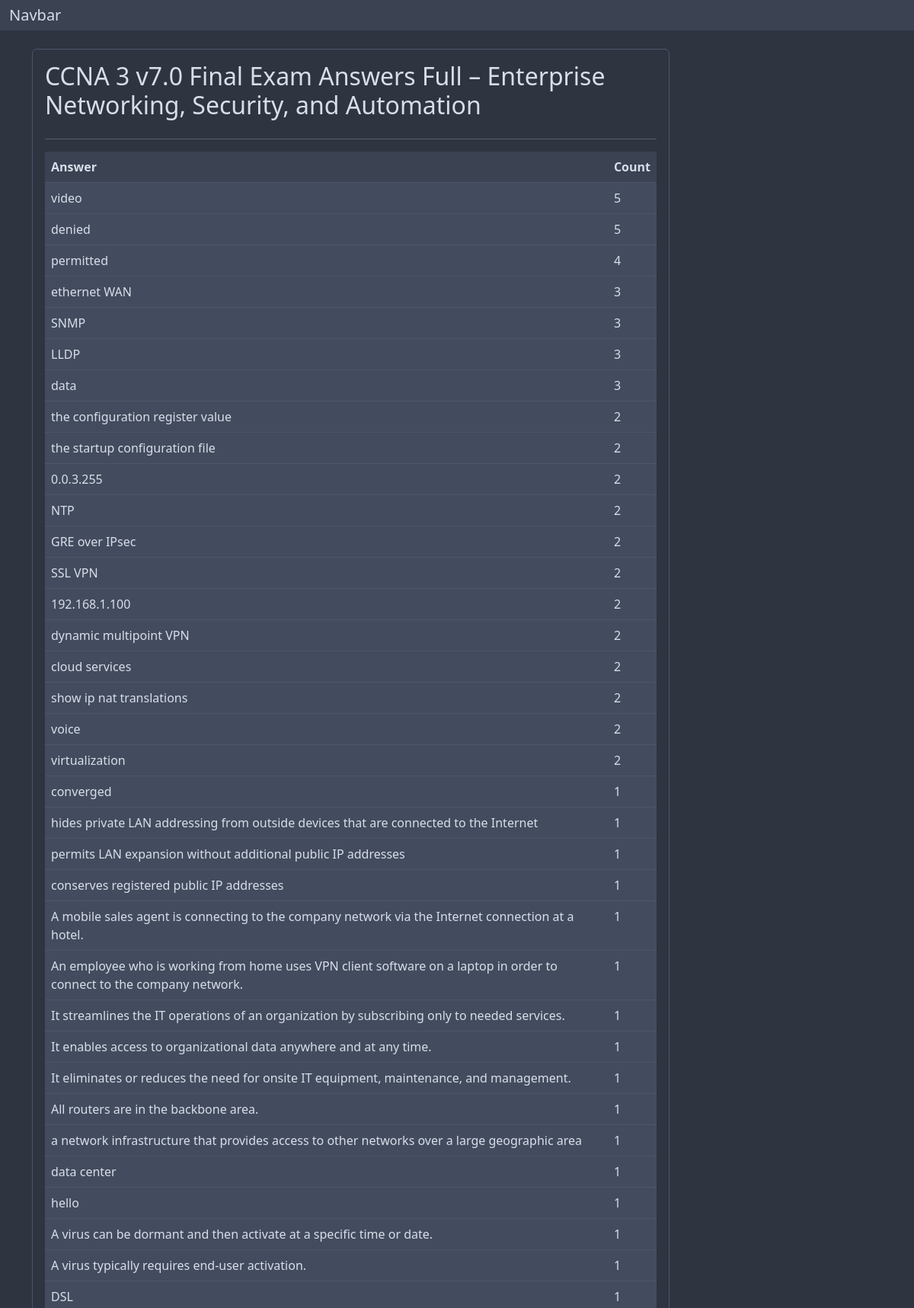
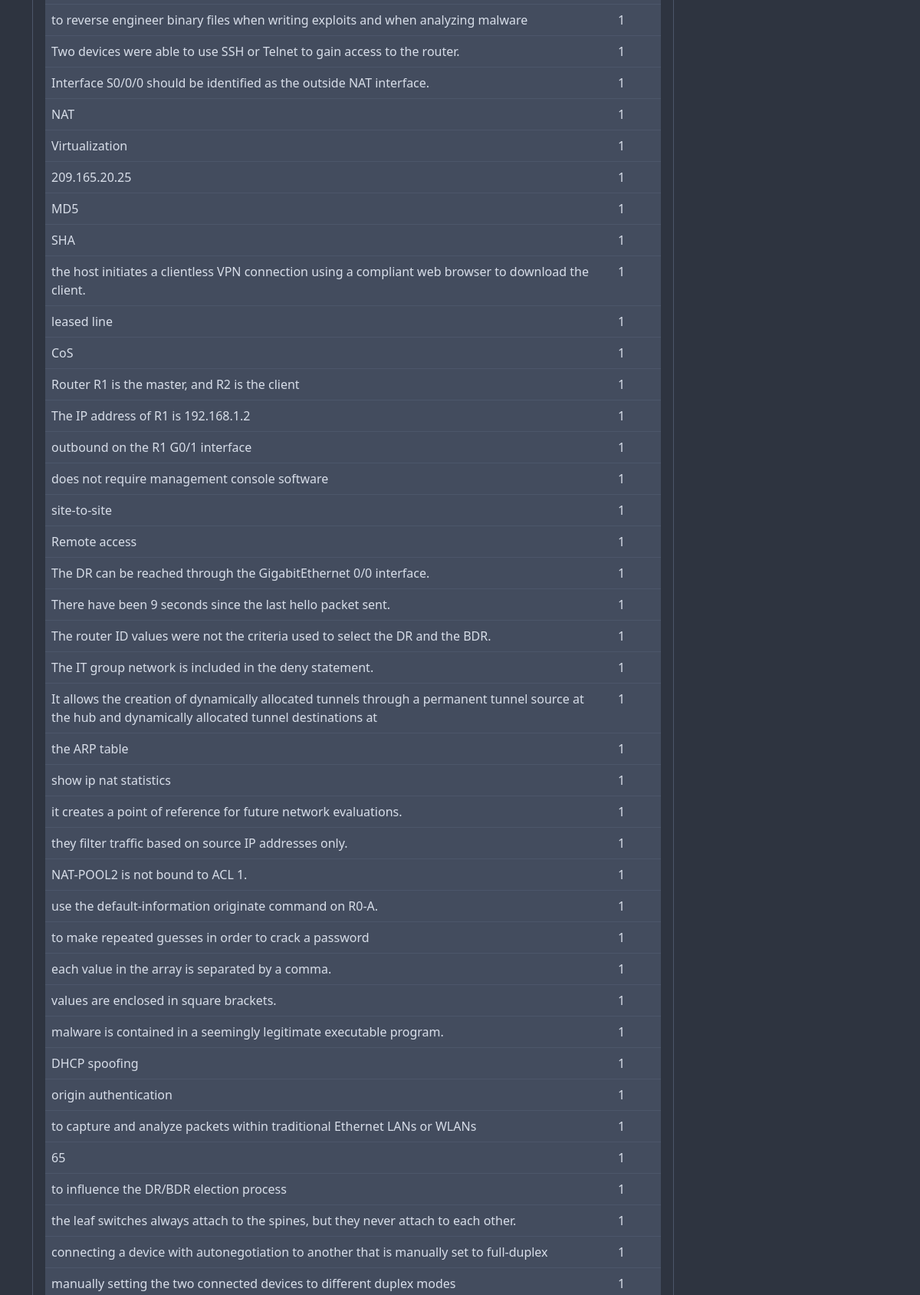
The app's page /test-stats/1 (upper part) with its own data (2 pictures, top to bottom).
### main/models.py (models this page shows, shortened)
class Test(models.Model):
    title = models.CharField(max_length=500)
    created_at = models.DateTimeField(default=timezone.now)
    questions = models.ManyToManyField('Question', blank=True)

class Answer(models.Model):
    question = models.ForeignKey('Question', on_delete=models.CASCADE, related_name='answer_question')
    answer = models.CharField(max_length=500)

### main/views.py (the view)
# urls.py: path('test-stats/<int:test_id>', TestStatsView.as_view(), name='test-stats'),
class TestStatsView(View):
    def get(self, request, test_id: int):
        test = get_object_or_404(Test, pk=test_id)
        test_questions = test.questions.all().values_list('pk', flat=True)
        correct_answer_pks_unformatted = [list(question.correct_answers.all().values_list('pk', flat=True)) for question in test.questions.all()]
        correct_answer_pks = []
        for pk_list in correct_answer_pks_unformatted:
            for pk in pk_list:
                correct_answer_pks.append(pk)
        test_answers = Answer.objects.filter(pk__in=correct_answer_pks).values_list('answer', flat=True)
        counts = dict(Counter(test_answers))
        result = dict(sorted(counts.items(), key=lambda item: item[1], reverse=True))
        return render(request, 'stats_table.html', context={'test_title': test.title, 'counts': result})

### main/templates/stats_table.html (shortened to what this page needs)
{% extends 'base.html' %}
{% block content %}
<div class="container">
    <div class="col-lg-9 card card-body">
        <h2 class="card-title">{{ test_title }}</h2>
        <hr>
        <table class="table stats-table">
            <thead class="thead">
                <th>Answer</th>
                <th>Count</th>
            </thead>
            <tbody class="table">
                {% for key, value in counts.items %}
                <tr>
                    <td>{{ key }}</td>
                    <td>{{ value }}</td>
                </tr>
                {% endfor %}
            </tbody>
        </table>
    </div>
</div>
{% endblock content %}

### main/static/css/style.css (style rules this page uses)
body { --light-background-1: #2E3440; --light-background-2: #3B4252; --light-background-3: #434C5E; --light-background-4: #4C566A; --dark-background-1: #D8DEE9; --dark-background-2: #E5E9F0; --dark-background-3: #ECEFF4; --dark-background-4: #EFF0F3; --frost-1: #8FBCBB; --frost-2: #88C0D0; --frost-3: #81A1C1; --frost-4: #5E81AC; --green-1: #8DA577; --green-2: #A3BE8C; --red-1: #BF616A; --red-2: #9C5159; --orange-1: #D08770; --orange-2: #B67562; --yellow-1: #EBCB8B; --yellow-2: #D1B479; --pink: #B48EAD; }
body.dark { --dark-background-1: #2E3440; --dark-background-2: #3B4252; --dark-background-3: #434C5E; --dark-background-4: #4C566A; --light-background-1: #D8DEE9; --light-background-2: #E5E9F0; --light-background-3: #ECEFF4; --light-background-4: #EFF0F3; --frost-1: #8FBCBB; --frost-2: #88C0D0; --frost-3: #81A1C1; --frost-4: #5E81AC; --green-1: #8DA577; --green-2: #A3BE8C; --red-1: #BF616A; --red-2: #9C5159; --orange-1: #D08770; --orange-2: #B67562; --yellow-1: #EBCB8B; --yellow-2: #D1B479; --pink: #B48EAD; }
html, body { background-color: var(--dark-background-1) !important; color: var(--light-background-1) !important; }
hr { background-color: var(--dark-background-3); }
.card, .card div, .card .card-title, .card .section-heading, .card fieldset { background-color: var(--dark-background-2); }
.table thead tr th { background-color: var(--dark-background-2); border-color: var(--dark-background-4); }
.table tbody th, .table tbody td { background-color: var(--dark-background-3); border-color: var(--dark-background-4); }
html { background-color: var(--dark-background-1) !important; }
.card { border-color: var(--dark-background-4) !important; margin: 1.5em 0; background-color: var(--dark-background-1) !important; }

### main/templates/stats_table.html (style rules this page uses)
.stats-table td, th { color: var(--light-background-1) !important; }
h2.card-title { background-color: transparent !important; }

### records on screen
Test: title "CCNA 3 v7.0 Final Exam Answers Full – Enterprise Networking, Security, and Automation"
Answer: answer "the configuration register value", question "2"
Answer: answer "the startup configuration file", question "2"

### other values on screen
{{ key }} "video" "denied" "permitted" "ethernet WAN" "SNMP" "LLDP" "data" "0.0.3.255" "NTP" "GRE over IPsec" "SSL VPN" "192.168.1.100" "dynamic multipoint VPN" "cloud services" "show ip nat translations" "voice" "virtualization" "converged" "hides private LAN addressing from outside devices that are connected to the Internet" "permits LAN expansion without additional public IP addresses" "conserves registered public IP addresses" "A mobile sales agent is connecting to the company network via the Internet connection at a hotel." "An employee who is working from home uses VPN client software on a laptop in order to connect to the company network." "It streamlines the IT operations of an organization by subscribing only to needed services." "It enables access to organizational data anywhere and at any time." "It eliminates or reduces the need for onsite IT equipment, maintenance, and management." "All routers are in the backbone area." "a network infrastructure that provides access to other networks over a large geographic area" "data center" "hello" "A virus can be dormant and then activate at a specific time or date." "A virus typically requires end-user activation." "DSL" "to reverse engineer binary files when writing exploits and when analyzing malware" "Two devices were able to use SSH or Telnet to gain access to the router." "Interface S0/0/0 should be identified as the outside NAT interface." "NAT" "Virtualization" "209.165.20.25" "MD5" "SHA" "the host initiates a clientless VPN connection using a compliant web browser to download the client." "leased line" "CoS" "Router R1 is the master, and R2 is the client" "The IP address of R1 is 192.168.1.2" "outbound on the R1 G0/1 interface" "does not require management console software" "site-to-site" "Remote access" "The DR can be reached through the GigabitEthernet 0/0 interface." "There have been 9 seconds since the last hello packet sent." "The router ID values were not the criteria used to select the DR and the BDR." "The IT group network is included in the deny statement." "It allows the creation of dynamically allocated tunnels through a permanent tunnel source at the hub and dynamically allocated tunnel destinations at" "the ARP table" "show ip nat statistics" "it creates a point of reference for future network evaluations." "they filter traffic based on source IP addresses only." "NAT-POOL2 is not bound to ACL 1." "use the default-information originate command on R0-A." "to make repeated guesses in order to crack a password" "each value in the array is separated by a comma." "values are enclosed in square brackets." "malware is contained in a seemingly legitimate executable program." "DHCP spoofing" "origin authentication" "to capture and analyze packets within traditional Ethernet LANs or WLANs" "65" "to influence the DR/BDR election process" "the leaf switches always attach to the spines, but they never attach to each other." "connecting a device with autonegotiation to another that is manually set to full-duplex" "manually setting the two connected devices to different duplex modes"
{{ value }} "5" "5" "4" "3" "3" "3" "3" "2" "2" "2" "2" "2" "2" "2" "2" "2" "2" "1" "1" "1" "1" "1" "1" "1" "1" "1" "1" "1" "1" "1" "1" "1" "1" "1" "1" "1" "1" "1" "1" "1" "1" "1" "1" "1" "1" "1" "1" "1" "1" "1" "1" "1" "1" "1" "1" "1" "1" "1" "1" "1" "1" "1" "1" "1" "1" "1" "1" "1" "1" "1" "1" "1" "1"
